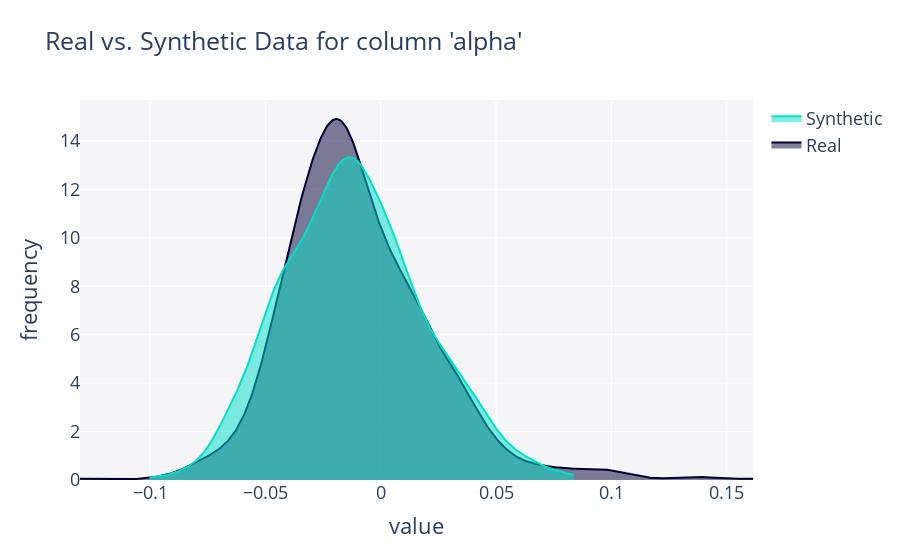

Notebook cell for this chart:
### Markdown cell above
That PDF looked kind of weird in the corner, specifically the line at which $P=0$. To confirm our bounding is working correctly, we can go back artificially change our upper bound to be $0.1$, which is much closer to our data. This will allow us to see our bounding in action. If we do this and run the copula again (then visualize the PDFs), we see that they do not actually respect the bounds! This is a problem, and it seems to have something to do with the marginal beta distribution itself.

Let's use the `copulas` package to model just the marginal beta distribution

### Code cell
from copulas.univariate import BetaUnivariate, GammaUnivariate
from copulas.multivariate import GaussianMultivariate
from copulas.visualization import compare_1d
from copulas.visualization import compare_2d
import pandas as pd
import numpy as np

# Load data
df = pd.read_csv("drucker_prager_params.csv")
data = df.drop(columns="Seed")

alpha_lower = -np.sqrt(3)/3
alpha_upper = 0.1

# Rescale alpha to [0,1]
data_scaled = data.copy()
data_scaled["alpha"] = np.clip((data["alpha"] - alpha_lower) / (alpha_upper - alpha_lower), 0.01, 0.99)
data_clipped = data.copy()
data_clipped["alpha"] = data_scaled["alpha"] * (alpha_upper - alpha_lower) + alpha_lower
# Fit copula with scaled alpha
dist = BetaUnivariate()

dist.fit(data_scaled["alpha"])
sampled_scaled = dist.sample(1000)

# Unscale alpha back to original domain
sampled = sampled_scaled.copy()
sampled = sampled_scaled * (alpha_upper - alpha_lower) + alpha_lower

beta_params = dist.to_dict()

print(beta_params)

# 1. Plot alpha
fig, ax = plt.subplots(figsize=(6, 4))
plt.hist(data_clipped["alpha"], bins=50, density=True, alpha=0.5,
         label="Original α", color="skyblue")

x_plot = np.linspace(-0.15, 0.15, 500)

# Convert to unit space (to match original fitted domain)
x_scaled = (x_plot - alpha_lower) / (alpha_upper - alpha_lower)

bp = beta_params

# Evaluate fitted Beta PDF with loc/scale
pdf_alpha = beta_dist.pdf(
    x_scaled,
    a=bp["a"],
    b=bp["b"],
    loc=bp["loc"],
    scale=bp["scale"]
) / (alpha_upper - alpha_lower)  # Chain rule rescaling from unit space

plt.plot(x_plot, pdf_alpha, label="Fitted Beta PDF", color="black", lw=2)
# plt.plot([0.1, 0.1], [0, 18], color='red', linestyle='--', label='Cutoff')
plt.xlabel(r"$\alpha$")
plt.ylim(0, 17)
plt.ylabel("Density")
plt.title("Marginal PDF of α")
plt.legend()
plt.tight_layout()


fig = compare_1d(data["alpha"], sampled)
fig.show()

### Figure 1 — Plotly figure (JSON) as saved in the notebook; plotly's stock layout.template omitted (floating-point values rounded to 4 significant figures; data arrays with more than 128 entries replaced by an {"elided": "..."} marker saying what was removed)
{"data": [{"fill": "tozeroy", "hovertemplate": "<b>Real</b><br>Frequency: %{y}<extra></extra>", "legendgroup": "Real", "marker": {"color": "#000036"}, "mode": "lines", "name": "Real", "showlegend": true, "type": "scatter", "x": {"elided": "500 float values"}, "xaxis": "x", "y": {"elided": "500 float values"}, "yaxis": "y"}, {"fill": "tozeroy", "hovertemplate": "<b>Synthetic</b><br>Frequency: %{y}<extra></extra>", "legendgroup": "Synthetic", "marker": {"color": "#01E0C9"}, "mode": "lines", "name": "Synthetic", "showlegend": true, "type": "scatter", "x": {"elided": "500 float values"}, "xaxis": "x", "y": {"elided": "500 float values"}, "yaxis": "y"}], "layout": {"barmode": "overlay", "font": {"size": 18}, "hovermode": "closest", "legend": {"traceorder": "reversed"}, "plot_bgcolor": "#F5F5F8", "showlegend": true, "title": {"text": "Real vs. Synthetic Data for column 'alpha'"}, "xaxis": {"anchor": "y2", "domain": [0, 1], "title": {"text": "value"}, "zeroline": false}, "yaxis": {"anchor": "free", "domain": [0, 1], "position": 0, "title": {"text": "frequency"}}}}
